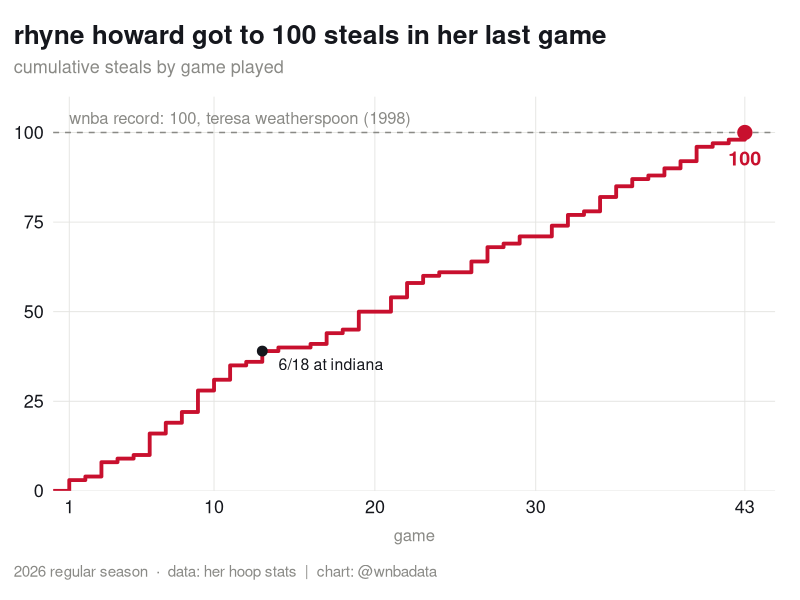
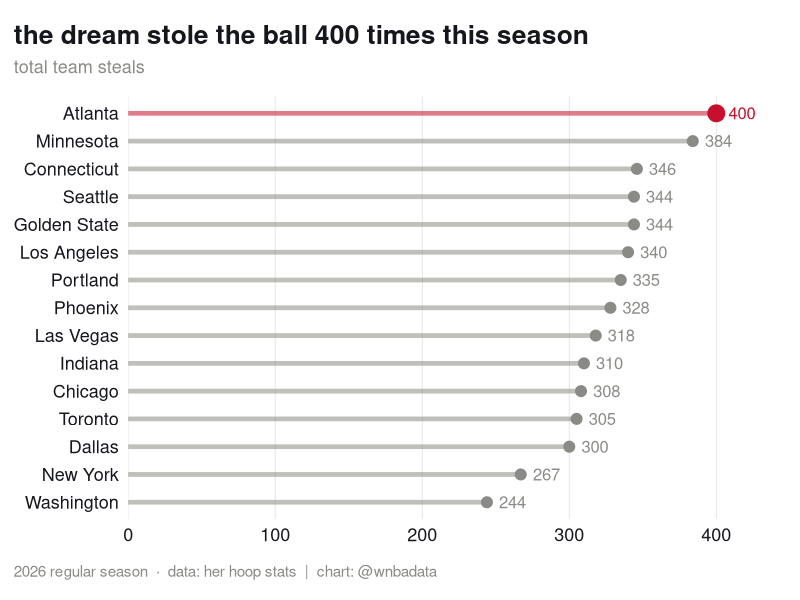
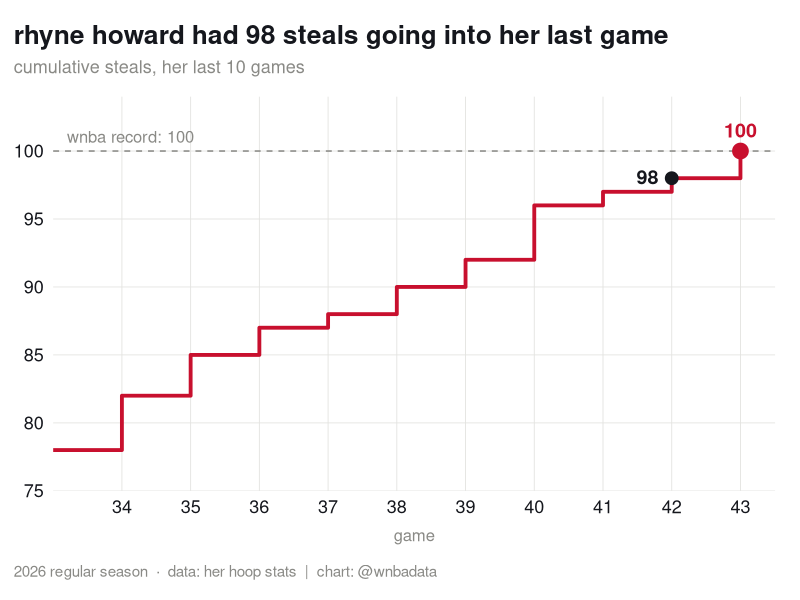

Here is the R script that generated these plots, in order:
# charts for the rhyne howard 100 steals video
#
# all numbers are hardcoded from her hoop stats (2026 regular season). wehoop isn't
# used here because the whole video is about a single steal, and the source that
# matches the official game book is the one that counts.
#   - howard: 100 steals in 43 games. she was rostered for 44 and sat out 5/17 vs chi.
#     basketball reference has 99, because it scores the 6/18 at ind play at q1 9:38
#     as a howard offensive rebound and not a billings turnover.
#   - record: teresa weatherspoon, 100 in 1998.
#   - atlanta's 400 team steals are the most by any team in a season. that's a total:
#     2009 indiana averaged more per game (11.0 vs 9.1), so don't say "per game".
#
# axis rule: anything with a length starts at zero.

library(dplyr)
library(ggplot2)

HI     <- "#C8102E"   # atlanta
GRAY   <- "#8A8A86"   # everyone else
INK    <- "#15171D"
CREDIT <- "2026 regular season  ·  data: her hoop stats  |  chart: @wnbadata"

base_theme <- function() {
  theme_minimal(base_size = 15) +
    theme(
      plot.title.position   = "plot",
      plot.caption.position = "plot",
      plot.title    = element_text(face = "bold", colour = INK, size = 19),
      plot.subtitle = element_text(colour = GRAY, size = 13, margin = margin(b = 14)),
      plot.caption  = element_text(colour = GRAY, size = 11, hjust = 0, margin = margin(t = 14)),
      axis.text     = element_text(colour = INK, size = 13),
      panel.grid.minor   = element_blank(),
      panel.grid.major.y = element_blank(),
      panel.grid.major.x = element_line(colour = "#E3E3E0", linewidth = 0.3),
      plot.margin   = margin(18, 18, 14, 10)
    )
}

# 1. CUMULATIVE STEALS BY GAME PLAYED, which reaches 100 in the final game (9/23 at nyl)
howard_games <- tibble::tribble(
  ~date,        ~opp,  ~stl,
  "2026-05-09", "MIN", 3,
  "2026-05-12", "DAL", 1,
  "2026-05-22", "DAL", 4,
  "2026-05-24", "PHO", 1,
  "2026-05-27", "MIN", 1,
  "2026-05-29", "POR", 6,
  "2026-06-02", "CON", 3,
  "2026-06-04", "IND", 3,
  "2026-06-06", "WAS", 6,
  "2026-06-09", "CHI", 3,
  "2026-06-11", "NYL", 4,
  "2026-06-14", "TOR", 1,
  "2026-06-18", "IND", 3,   # the disputed game. basketball reference has 2
  "2026-06-20", "IND", 1,
  "2026-06-22", "TOR", 0,
  "2026-06-24", "GSV", 1,
  "2026-06-26", "GSV", 3,
  "2026-06-27", "SEA", 1,
  "2026-07-02", "WAS", 5,
  "2026-07-04", "GSV", 0,
  "2026-07-09", "SEA", 4,
  "2026-07-11", "POR", 4,
  "2026-07-13", "LAS", 2,
  "2026-07-17", "TOR", 1,
  "2026-07-19", "CHI", 0,
  "2026-07-29", "DAL", 3,
  "2026-07-31", "SEA", 4,
  "2026-08-03", "LVA", 1,
  "2026-08-05", "PHO", 2,
  "2026-08-07", "WAS", 0,
  "2026-08-10", "TOR", 3,
  "2026-08-13", "CON", 3,
  "2026-08-16", "IND", 1,
  "2026-08-18", "LVA", 4,
  "2026-08-20", "LAS", 3,
  "2026-08-22", "PHO", 2,
  "2026-08-24", "LAS", 1,
  "2026-08-28", "POR", 2,
  "2026-08-30", "MIN", 2,
  "2026-09-17", "CON", 4,
  "2026-09-19", "CHI", 1,
  "2026-09-21", "NYL", 1,
  "2026-09-23", "NYL", 2
) |>
  mutate(game = row_number(), total = cumsum(stl))

stopifnot(nrow(howard_games) == 43, max(howard_games$total) == 100)

# a zero row so the line starts at the origin
howard_line <- bind_rows(tibble(game = 0, total = 0), select(howard_games, game, total))
disputed    <- filter(howard_games, date == "2026-06-18")
last_game   <- slice_tail(howard_games, n = 1)

p_cumulative <- ggplot(howard_line, aes(x = game, y = total)) +
  geom_hline(yintercept = 100, colour = GRAY, linewidth = 0.5, linetype = "dashed") +
  annotate("text", x = 1, y = 100, label = "wnba record: 100, teresa weatherspoon (1998)",
           hjust = 0, vjust = -0.7, colour = GRAY, size = 4.2) +
  geom_step(colour = HI, linewidth = 1.3) +
  # optional: delete these two layers if the chart shouldn't point at the 6/18 game
  geom_point(data = disputed, colour = INK, size = 3) +
  annotate("text", x = disputed$game + 1, y = disputed$total,
           label = "6/18 at indiana", hjust = 0, vjust = 1.6, colour = INK, size = 4) +
  geom_point(data = last_game, colour = HI, size = 4.5) +
  annotate("text", x = last_game$game, y = last_game$total, label = "100",
           hjust = 0.5, vjust = 2.2, colour = HI, fontface = "bold", size = 5) +
  scale_x_continuous(limits = c(0, 44), breaks = c(1, 10, 20, 30, 43),
                     expand = expansion(mult = c(0, 0.02))) +
  scale_y_continuous(limits = c(0, 110), breaks = seq(0, 100, 25),
                     expand = expansion(mult = c(0, 0))) +
  labs(title = "rhyne howard got to 100 steals in her last game",
       subtitle = "cumulative steals by game played",
       caption = CREDIT, x = "game", y = NULL) +
  base_theme() +
  theme(panel.grid.major.y = element_line(colour = "#E3E3E0", linewidth = 0.3),
        axis.title.x = element_text(colour = GRAY, size = 12, margin = margin(t = 8)))


# 2. TEAM STEALS. atlanta's 400 is the most by any team in a season (total, not per game)
team_steals <- tibble::tribble(
  ~team,          ~stl,
  "Atlanta",      400,
  "Minnesota",    384,
  "Connecticut",  346,
  "Seattle",      344,
  "Golden State", 344,
  "Los Angeles",  340,
  "Portland",     335,
  "Phoenix",      328,
  "Las Vegas",    318,
  "Indiana",      310,
  "Chicago",      308,
  "Toronto",      305,
  "Dallas",       300,
  "New York",     267,
  "Washington",   244
)

p_teams <- ggplot(team_steals, aes(x = stl, y = reorder(team, stl))) +
  geom_segment(aes(x = 0, xend = stl, yend = team, colour = team == "Atlanta"),
               linewidth = 1.6, alpha = 0.55, show.legend = FALSE) +
  geom_point(aes(colour = team == "Atlanta", size = team == "Atlanta")) +
  geom_text(aes(label = stl, colour = team == "Atlanta"),
            hjust = -0.45, size = 4.2, show.legend = FALSE) +
  scale_colour_manual(values = c(`FALSE` = GRAY, `TRUE` = HI), guide = "none") +
  scale_size_manual(values = c(`FALSE` = 3.4, `TRUE` = 5.4), guide = "none") +
  scale_x_continuous(limits = c(0, NA), expand = expansion(mult = c(0, 0.1))) +
  labs(title = "the dream stole the ball 400 times this season",
       subtitle = "total team steals",
       caption = CREDIT, x = NULL, y = NULL) +
  base_theme()


# 3. THE LAST STRETCH, zoomed into her final 10 games so the 98 -> 100 step is visible.
# the y axis starts at 75 on purpose. it's a running total line, not a bar, so the
# zero rule doesn't apply. both of the last 2 games were at new york (9/21 and 9/23)
stretch     <- filter(howard_line, game >= 33)
second_last <- filter(howard_games, game == 42)

p_last_stretch <- ggplot(stretch, aes(x = game, y = total)) +
  geom_hline(yintercept = 100, colour = GRAY, linewidth = 0.5, linetype = "dashed") +
  annotate("text", x = 33.2, y = 100, label = "wnba record: 100",
           hjust = 0, vjust = -0.7, colour = GRAY, size = 4.2) +
  geom_step(colour = HI, linewidth = 1.3) +
  geom_point(data = second_last, colour = INK, size = 4) +
  annotate("text", x = second_last$game, y = second_last$total, label = "98",
           hjust = 1.6, vjust = 0.4, colour = INK, fontface = "bold", size = 5) +
  geom_point(data = last_game, colour = HI, size = 5) +
  annotate("text", x = last_game$game, y = last_game$total, label = "100",
           hjust = 0.5, vjust = -0.9, colour = HI, fontface = "bold", size = 5) +
  scale_x_continuous(limits = c(33, 43.4), breaks = 34:43,
                     expand = expansion(mult = c(0, 0.01))) +
  scale_y_continuous(limits = c(75, 104), breaks = seq(75, 100, 5),
                     expand = expansion(mult = c(0, 0))) +
  labs(title = "rhyne howard had 98 steals going into her last game",
       subtitle = "cumulative steals, her last 10 games",
       caption = CREDIT, x = "game", y = NULL) +
  base_theme() +
  theme(panel.grid.major.y = element_line(colour = "#E3E3E0", linewidth = 0.3),
        axis.title.x = element_text(colour = GRAY, size = 12, margin = margin(t = 8)))


p_cumulative
p_teams
p_last_stretch
